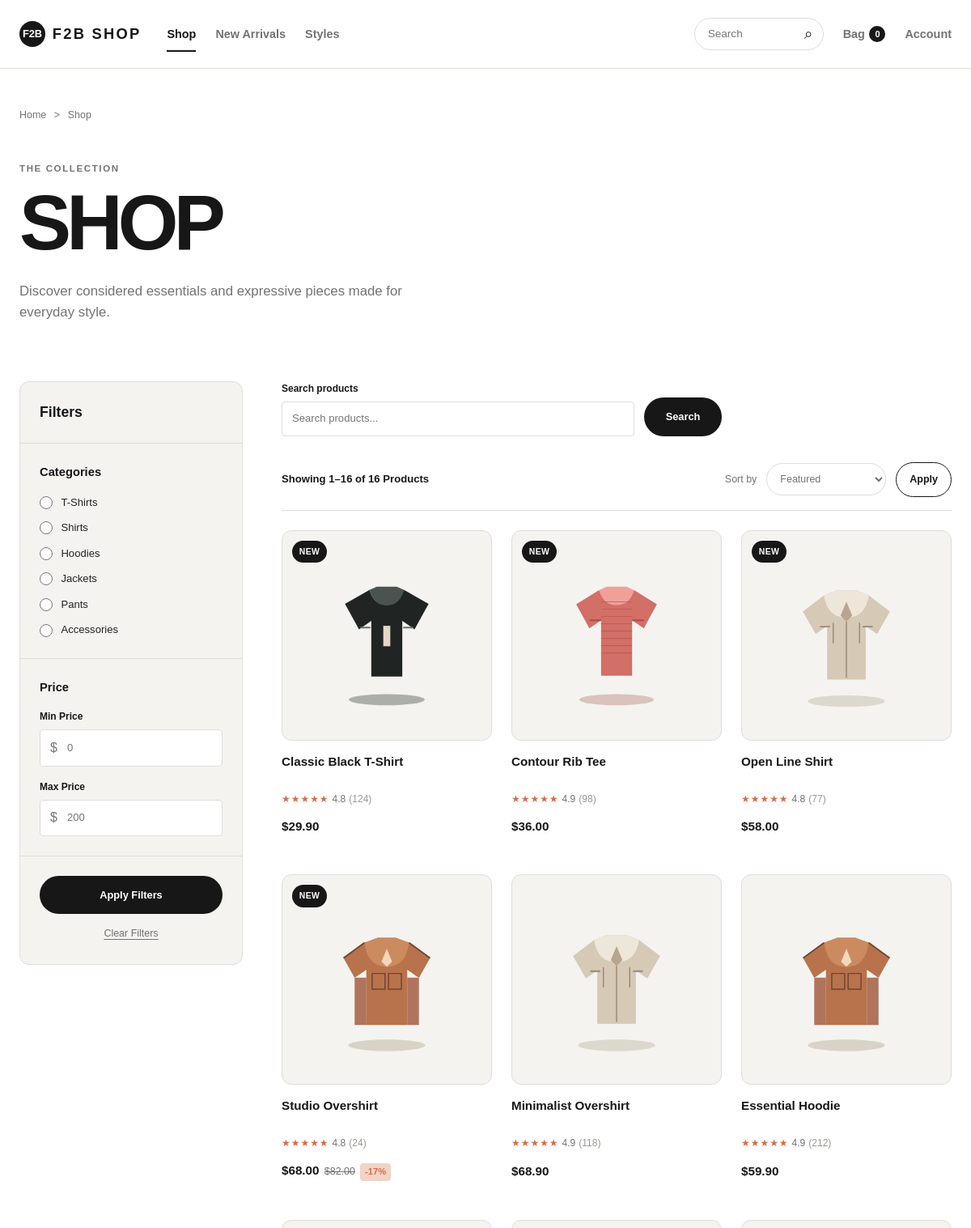
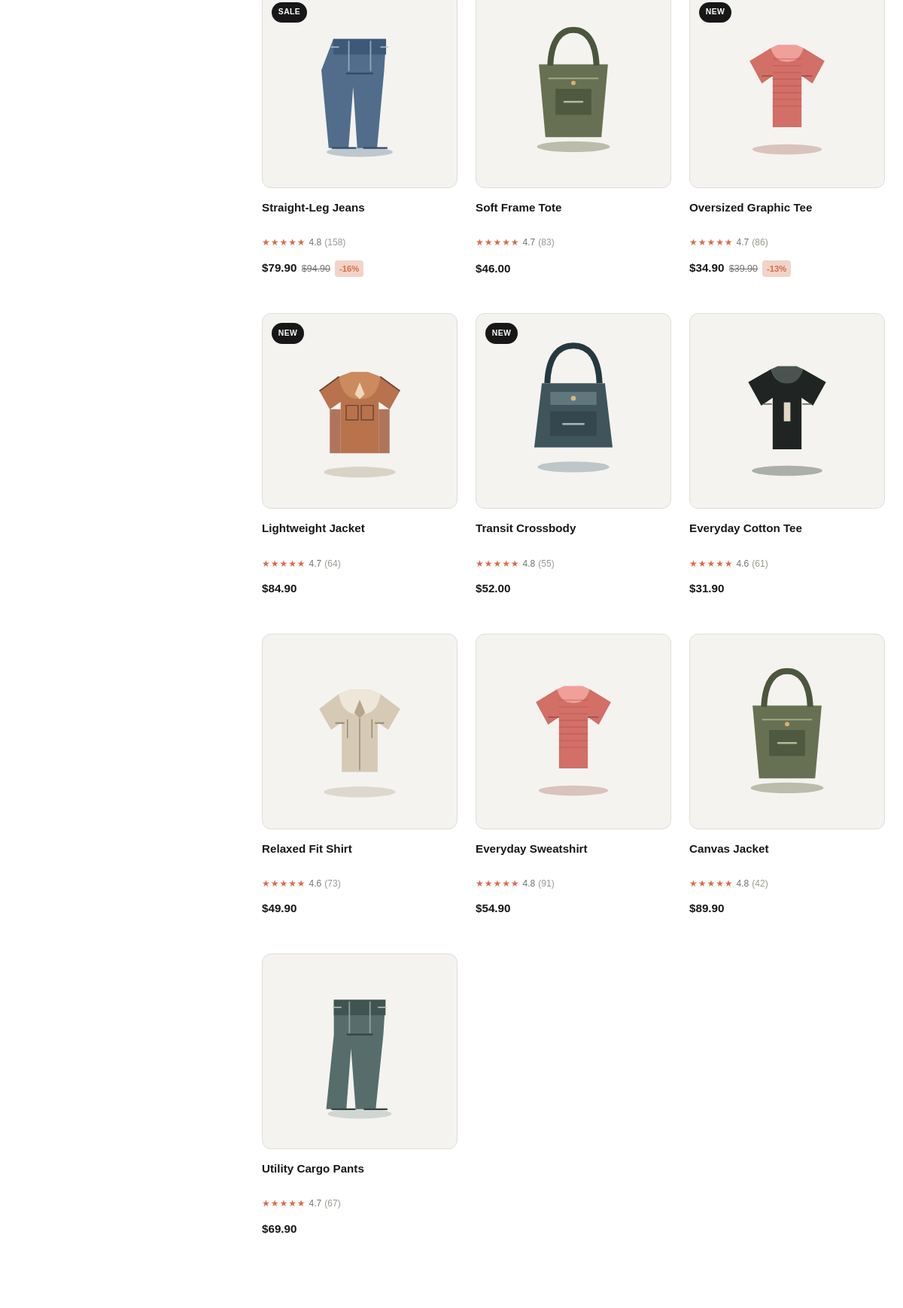
The page /shop.php (upper part) on the database its author committed (2 pictures, top to bottom).
### tables this page shows
CREATE TABLE IF NOT EXISTS products (
    id INT UNSIGNED NOT NULL AUTO_INCREMENT,
    category_id INT UNSIGNED NOT NULL,
    name VARCHAR(160) NOT NULL,
    slug VARCHAR(180) NOT NULL,
    description TEXT NOT NULL,
    price DECIMAL(10, 2) NOT NULL,
    original_price DECIMAL(10, 2) NULL,
    rating DECIMAL(2, 1) NOT NULL DEFAULT 0.0,
    review_count INT UNSIGNED NOT NULL DEFAULT 0,
    image VARCHAR(255) NOT NULL,
    image_2 VARCHAR(255) NULL,
    image_3 VARCHAR(255) NULL,
    image_4 VARCHAR(255) NULL,
    colour VARCHAR(50) NOT NULL DEFAULT 'Black',
    is_new TINYINT(1) NOT NULL DEFAULT 0,
    is_top_selling TINYINT(1) NOT NULL DEFAULT 0,
    created_at TIMESTAMP NOT NULL DEFAULT CURRENT_TIMESTAMP,
    PRIMARY KEY (id),
    UNIQUE KEY uq_products_slug (slug),
    KEY idx_products_category_id (category_id),
    KEY idx_products_new (is_new),
    KEY idx_products_top_selling (is_top_selling),
    CONSTRAINT fk_products_category
        FOREIGN KEY (category_id)
        REFERENCES categories (id)
        ON UPDATE CASCADE
        ON DELETE RESTRICT,
    CONSTRAINT chk_products_price_non_negative CHECK (price >= 0),
    CONSTRAINT chk_products_original_price_non_negative CHECK (original_price IS NULL OR original_price >= 0),
    CONSTRAINT chk_products_rating_range CHECK (rating >= 0 AND rating <= 5)
);

### shop.php (the view, shortened to what this page needs)
<?php
include __DIR__ . '/includes/db.php';
$searchTerm = isset($_GET['search']) && is_scalar($_GET['search'])
    ? trim((string) $_GET['search'])
    : '';
$categorySlug = isset($_GET['category']) && is_scalar($_GET['category'])
    ? trim((string) $_GET['category'])
    : '';
$minPriceInput = isset($_GET['min_price']) && is_scalar($_GET['min_price'])
    ? trim((string) $_GET['min_price'])
    : '';
$maxPriceInput = isset($_GET['max_price']) && is_scalar($_GET['max_price'])
    ? trim((string) $_GET['max_price'])
    : '';
$allowedCategorySlugs = ['t-shirts', 'shirts', 'hoodies', 'jackets', 'pants', 'accessories'];
$categorySlug = in_array($categorySlug, $allowedCategorySlugs, true) ? $categorySlug : '';
$validPriceRange = true;
$allowedSorts = [
    'featured' => 'p.is_top_selling DESC, p.is_new DESC, p.id ASC',
    'newest' => 'p.created_at DESC, p.id DESC',
    'price_asc' => 'p.price ASC, p.id ASC',
    'price_desc' => 'p.price DESC, p.id DESC',
];
$sortKey = isset($_GET['sort']) && is_scalar($_GET['sort'])
    ? (string) $_GET['sort']
    : 'featured';
$sortKey = array_key_exists($sortKey, $allowedSorts) ? $sortKey : 'featured';
$shopProducts = [];
if ($db !== null && $validPriceRange) {
    $catalogueQuery = <<<'SQL'
        SELECT
            p.id,
            p.name,
            p.price,
            p.original_price,
            p.rating,
            p.review_count,
            p.image,
            p.colour,
            p.is_new,
            p.is_top_selling,
            c.name AS category_name
        FROM products AS p
        INNER JOIN categories AS c ON c.id = p.category_id
        WHERE 1 = 1
    SQL;
    $catalogueQuery .= ' ORDER BY ' . $allowedSorts[$sortKey];
    $catalogueStatement = $db->prepare($catalogueQuery);
    if ($catalogueStatement !== false) {
        if ($catalogueStatement->execute()) {
            $catalogueStatement->bind_result(
                $productId,
                $productName,
                $productPrice,
                $productOriginalPrice,
                $productRating,
                $productReviewCount,
                $productImage,
                $productColour,
                $productIsNew,
                $productIsTopSelling,
                $productCategoryName
            );
            while ($catalogueStatement->fetch()) {
                $price = (float) $productPrice;
                $originalPrice = $productOriginalPrice !== null ? (float) $productOriginalPrice : null;
                $discountPercent = $originalPrice !== null && $originalPrice > $price
                    ? (int) round((1 - ($price / $originalPrice)) * 100)
                    : 0;
                $shopProducts[] = [
                    'id' => (int) $productId,
                    'name' => $productName,
                    'category' => $productCategoryName,
                    'price' => '$' . number_format($price, 2),
                    'originalPrice' => $originalPrice !== null ? '$' . number_format($originalPrice, 2) : null,
                    'discount' => $discountPercent > 0 ? '-' . $discountPercent . '%' : null,
                    'rating' => number_format((float) $productRating, 1),
                    'reviews' => (string) $productReviewCount,
                    'image' => $productImage,
                    'alt' => $productName . ' product image',
                    'badge' => (int) $productIsNew === 1 ? 'New' : ($discountPercent > 0 ? 'Sale' : null),
                ];
            }
        } else {
            error_log('F2B SHOP filtered catalogue query failed.');
        }
    } else {
        error_log('F2B SHOP could not prepare the filtered catalogue query.');
    }
}
$shopProductCount = count($shopProducts);
$shopResultText = $shopProductCount > 0
    ? 'Showing 1–' . $shopProductCount . ' of ' . $shopProductCount . ' Products'
    : 'No products found';
include __DIR__ . '/includes/header.php';
?>
<section class="shop-page">
    <div class="container">
        <nav class="shop-breadcrumb" aria-label="Breadcrumb">
            <a href="index.php">Home</a>
            <span aria-hidden="true">&gt;</span>
            <span aria-current="page">Shop</span>
        </nav>
        <header class="shop-heading">
            <p class="eyebrow">The collection</p>
            <h1 class="page-heading">Shop</h1>
            <p class="page-intro">Discover considered essentials and expressive pieces made for everyday style.</p>
        </header>
        <div class="shop-layout">
            <aside class="shop-sidebar" aria-labelledby="filters-heading">
                <div class="shop-sidebar__heading">
                    <h2 id="filters-heading">Filters</h2>
                </div>
                <form class="shop-filter-form" action="shop.php" method="get">
                    <section class="shop-filter-section" aria-labelledby="category-heading">
                        <h3 id="category-heading">Categories</h3>
                        <div class="shop-filter-options">
                            <label class="shop-filter-option">
                                <input type="radio" name="category" value="t-shirts"<?= $categorySlug === 't-shirts' ? ' checked' : '' ?>>
                                <span>T-Shirts</span>
                            </label>
                            <label class="shop-filter-option">
                                <input type="radio" name="category" value="shirts"<?= $categorySlug === 'shirts' ? ' checked' : '' ?>>
                                <span>Shirts</span>
                            </label>
                            <label class="shop-filter-option">
                                <input type="radio" name="category" value="hoodies"<?= $categorySlug === 'hoodies' ? ' checked' : '' ?>>
                                <span>Hoodies</span>
                            </label>
                            <label class="shop-filter-option">
                                <input type="radio" name="category" value="jackets"<?= $categorySlug === 'jackets' ? ' checked' : '' ?>>
                                <span>Jackets</span>
                            </label>
                            <label class="shop-filter-option">
                                <input type="radio" name="category" value="pants"<?= $categorySlug === 'pants' ? ' checked' : '' ?>>
                                <span>Pants</span>
                            </label>
                            <label class="shop-filter-option">
                                <input type="radio" name="category" value="accessories"<?= $categorySlug === 'accessories' ? ' checked' : '' ?>>
                                <span>Accessories</span>
                            </label>
                        </div>
                    </section>
                    <section class="shop-filter-section" aria-labelledby="price-heading">
                        <h3 id="price-heading">Price</h3>
                        <div class="shop-price-fields">
                            <div class="shop-price-field">
                                <label class="shop-form-label" for="min-price">Min Price</label>
                                <div class="shop-price-input">
                                    <span aria-hidden="true">$</span>
                                    <input id="min-price" name="min_price" type="number" min="0" step="1" placeholder="0" value="<?= htmlspecialchars($minPriceInput, ENT_QUOTES, 'UTF-8') ?>">
                                </div>
                            </div>
                            <div class="shop-price-field">
                                <label class="shop-form-label" for="max-price">Max Price</label>
                                <div class="shop-price-input">
                                    <span aria-hidden="true">$</span>
                                    <input id="max-price" name="max_price" type="number" min="0" step="1" placeholder="200" value="<?= htmlspecialchars($maxPriceInput, ENT_QUOTES, 'UTF-8') ?>">
                                </div>
                            </div>
                        </div>
                    </section>
                    <div class="shop-filter-actions">
                        <button class="button button--dark shop-filter-submit" type="submit">Apply Filters</button>
                        <a class="shop-clear-filters" href="shop.php">Clear Filters</a>
                    </div>
                </form>
            </aside>
            <section class="shop-catalogue" aria-labelledby="catalogue-heading">
                <form class="shop-search" action="shop.php" method="get">
                    <div class="shop-search__field">
                        <label class="shop-form-label" for="catalogue-search">Search products</label>
                        <input id="catalogue-search" name="search" type="search" placeholder="Search products..." autocomplete="off" value="<?= htmlspecialchars($searchTerm, ENT_QUOTES, 'UTF-8') ?>">
                    </div>
                    <button class="button button--dark shop-search__submit" type="submit">Search</button>
                </form>
                <div class="shop-toolbar">
                    <p id="catalogue-heading" class="shop-result-count"><?= htmlspecialchars($shopResultText, ENT_QUOTES, 'UTF-8') ?></p>
                    <form class="shop-sort" action="shop.php" method="get">
                        <label for="sort-products">Sort by</label>
                        <select id="sort-products" name="sort">
                            <option value="featured"<?= $sortKey === 'featured' ? ' selected' : '' ?>>Featured</option>
                        </select>
                        <button class="button button--outline button--small shop-sort-submit" type="submit">Apply</button>
                    </form>
                </div>
                <div class="shop-product-grid">
                    <?php foreach ($shopProducts as $index => $product): ?>
                        <article class="product-card shop-product-card">
                            <a class="product-card__image-link" href="product.php?id=<?= $product['id'] ?>" aria-label="View <?= htmlspecialchars($product['name'], ENT_QUOTES, 'UTF-8') ?>">
                                <div class="product-card__image">
                                    <?php if (!empty($product['badge'])): ?>
                                        <span class="product-card__badge"><?= htmlspecialchars($product['badge'], ENT_QUOTES, 'UTF-8') ?></span>
                                    <?php endif; ?>
                                    <img class="product-card__image-art" src="<?= htmlspecialchars($product['image'], ENT_QUOTES, 'UTF-8') ?>" alt="<?= htmlspecialchars($product['alt'], ENT_QUOTES, 'UTF-8') ?>">
                                </div>
                            </a>
                            <div class="product-card__content">
                                <h2 class="product-card__name"><a href="product.php?id=<?= $product['id'] ?>"><?= htmlspecialchars($product['name'], ENT_QUOTES, 'UTF-8') ?></a></h2>
                                <div class="product-card__rating" aria-label="Rated <?= htmlspecialchars($product['rating'], ENT_QUOTES, 'UTF-8') ?> out of 5 from <?= htmlspecialchars($product['reviews'], ENT_QUOTES, 'UTF-8') ?> reviews">
                                    <span class="product-card__stars" aria-hidden="true">&#9733;&#9733;&#9733;&#9733;&#9733;</span>
                                    <span><?= htmlspecialchars($product['rating'], ENT_QUOTES, 'UTF-8') ?></span>
                                    <span class="product-card__review-count">(<?= htmlspecialchars($product['reviews'], ENT_QUOTES, 'UTF-8') ?>)</span>
                                </div>
                                <div class="product-card__price">
                                    <span class="product-card__current-price"><?= htmlspecialchars($product['price'], ENT_QUOTES, 'UTF-8') ?></span>
                                    <?php if (!empty($product['originalPrice'])): ?>
                                        <span class="product-card__original-price"><?= htmlspecialchars($product['originalPrice'], ENT_QUOTES, 'UTF-8') ?></span>
                                    <?php endif; ?>
                                    <?php if (!empty($product['discount'])): ?>
                                        <span class="product-card__discount"><?= htmlspecialchars($product['discount'], ENT_QUOTES, 'UTF-8') ?></span>
                                    <?php endif; ?>
                                </div>
                            </div>
                        </article>
                    <?php endforeach; ?>
                </div>
            </section>
        </div>
    </div>
</section>
<?php include __DIR__ . '/includes/footer.php'; ?>

### rows shown on the page
products: badge "NEW", image (picture), name "Classic Black T-Shirt", rating "4.8", review_count "124", price "$29.90"
products: badge "NEW", image (picture), name "Contour Rib Tee", rating "4.9", review_count "98", price "$36.00"
products: badge "NEW", image (picture), name "Open Line Shirt", rating "4.8", review_count "77", price "$58.00"
products: badge "NEW", image (picture), name "Studio Overshirt", rating "4.8", review_count "24", price "$68.00", originalPrice "$82.00", discount "-17%"
products: image (picture), name "Minimalist Overshirt", rating "4.9", review_count "118", price "$68.90"
products: image (picture), name "Essential Hoodie", rating "4.9", review_count "212", price "$59.90"
products: badge "SALE", image (picture), name "Straight-Leg Jeans", rating "4.8", review_count "158", price "$79.90", originalPrice "$94.90", discount "-16%"
products: image (picture), name "Soft Frame Tote", rating "4.7", review_count "83", price "$46.00"
products: badge "NEW", image (picture), name "Oversized Graphic Tee", rating "4.7", review_count "86", price "$34.90", originalPrice "$39.90", discount "-13%"
products: badge "NEW", image (picture), name "Lightweight Jacket", rating "4.7", review_count "64", price "$84.90"
products: badge "NEW", image (picture), name "Transit Crossbody", rating "4.8", review_count "55", price "$52.00"
products: image (picture), name "Everyday Cotton Tee", rating "4.6", review_count "61", price "$31.90"
products: image (picture), name "Relaxed Fit Shirt", rating "4.6", review_count "73", price "$49.90"
products: image (picture), name "Everyday Sweatshirt", rating "4.8", review_count "91", price "$54.90"
products: image (picture), name "Canvas Jacket", rating "4.8", review_count "42", price "$89.90"
products: image (picture), name "Utility Cargo Pants", rating "4.7", review_count "67", price "$69.90"

### other values the page prints
$shopResultText "Showing 1–16 of 16 Products"
